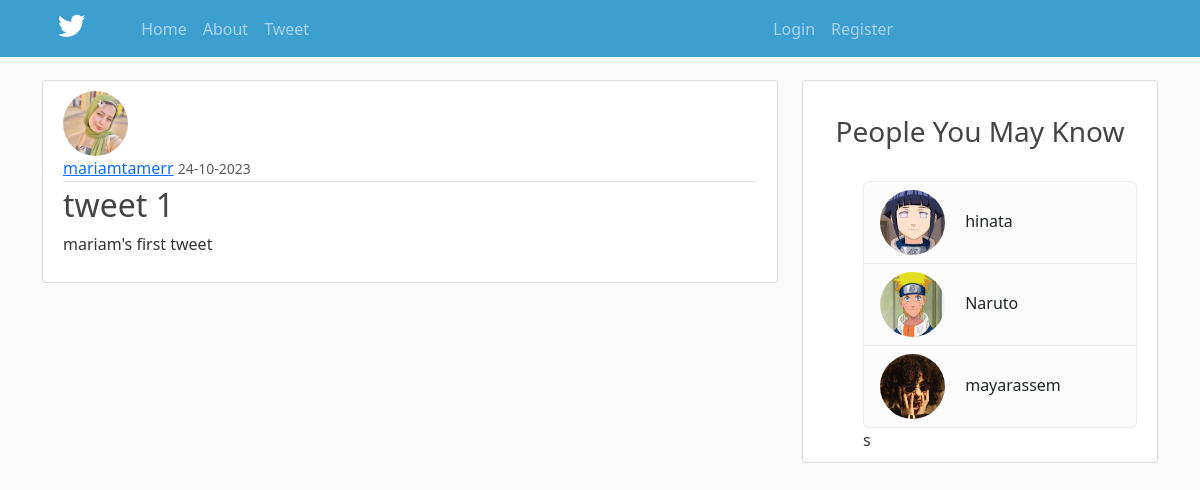
Screenshot of /post/2 with the database file from the repository.
### twitter/models.py (models this page shows, shortened)
class User(db.Model):
    id = db.Column(db.Integer, primary_key=True)
    username = db.Column(db.String(20), unique=True, nullable=False)
    email = db.Column(db.String(120), unique=True, nullable=False)
    password = db.Column(db.String(60), nullable=False)
    image = db.Column(db.String(20), nullable=False, default='default.jpg')
    posts = db.relationship('Post', backref='author', lazy=True)

class Post(db.Model):
    id = db.Column(db.Integer, primary_key=True)
    title = db.Column(db.String(), nullable=True)
    content = db.Column(db.Text, nullable=False)
    user_id = db.Column(db.Integer, db.ForeignKey('user.id'), nullable=True)
    date_posted = db.Column(db.DateTime, nullable=True, default=datetime.utcnow)

### twitter/posts/routes.py (the view)
@posts.route('/post/<int:post_id>', methods=['GET','POST'])
def post(post_id):
    post = Post.query.get_or_404(post_id) #either get it or get error 404 and if it's there then render the following template
    return render_template('post.html', title=post.title, post=post)

### twitter/main/routes.py (called while the page is built)
def random_users():
    g.random_users = User.query.order_by(func.random()).limit(3).all()
    return {'random_users': random_users}

### twitter/templates/post.html (shortened to what this page needs)
{% extends "base.html" %}
 {% block content %}
 <article class="media content-section">
  <img class="rounded-circle article-img" src="{{ url_for('static', filename='images/' + post.author.image) }}" />
    <div class="media-body">
      <div class="article-metadata">
        <a class="mr-2" href="{{ url_for('users.user_posts' , username=post.author.username) }}">{{ post.author.username }}</a>
        <small class="text-muted">{{ post.date_posted.strftime('%d-%m-%Y') }}</small>
      </div>
      <h2>{{ post.title }}</h2>
      <p class="article-content">{{ post.content }}</p>
    </div>
  </article>
{% endblock content %}

### twitter/templates/base.html (shortened to what this page needs)
<!DOCTYPE html>
<html>
  <head>
    <link rel="stylesheet" href="https://cdn.jsdelivr.net/npm/bootstrap@5.3.2/dist/css/bootstrap.rtl.min.css">
    <link rel="stylesheet" type="text/css" href="{{url_for('static',filename='main.css')}}">
    <link rel="stylesheet" href="https://cdnjs.cloudflare.com/ajax/libs/font-awesome/6.4.2/css/all.min.css">
    <link rel="stylesheet" href="https://cdnjs.cloudflare.com/ajax/libs/font-awesome/6.4.2/css/brands.min.css">
    <link rel="stylesheet" href="https://cdnjs.cloudflare.com/ajax/libs/font-awesome/6.4.2/css/solid.min.css">
  </head>
  <body>
<header>
<nav class="navbar navbar-expand-md navbar-dark bg-steel fixed-top">
    <div class="container">
      <a class="navbar-brand mr-4" href="/"> <i class="fa-brands fa-twitter" style='font-size: 1.7rem'></i></a>
      <div class="collapse navbar-collapse" id="navbarToggle ">
        <div class="navbar-nav mr-auto mx-5">
          <a class="nav-item nav-link" href="{{ url_for('main.home') }}">Home</a>
          <a class="nav-item nav-link" href="{{ url_for('main.about') }}">About</a>
          <a class="nav-item nav-link" href="{{ url_for('posts.new_post') }}">Tweet</a>
        </div>
        <div class="navbar-nav" style="margin-left:25rem">
         {% if current_user.is_authenticated %}
           <a class="nav-item nav-link" href="{{ url_for('users.account') }}">{{current_user.username}}</a>
           <a class="nav-item nav-link" href="{{ url_for('users.logout' ) }}"> Logout </a>
         {% else %}
          <a class="nav-item nav-link" href="{{ url_for('users.login') }}">Login</a>
          <a class="nav-item nav-link" href="{{ url_for('users.register') }}">Register</a>
         {% endif %}
        </div>
      </div>
    </div>
  </nav>
</header>
<main role="main" class="container">
    <div class="row">
      <div class="col-md-8">
        {% block content %}{% endblock %}
      </div>
      <div class="col-md-4">
        <div class="content-section">
          <br>
          <h3 class="text-center">People You May Know</h3> <br>
          <ul class="list-group">
            {% for user in g.random_users %}
            <li class="list-group-item list-group-item-light">
              <img src="{{ url_for('static', filename='images/' + user.image) }}" alt="{{ user.username }}" class="rounded-circle article-img">
              <a href="{{ url_for('users.user_posts' , username=user.username) }}" class="text-decoration-none text-dark">  {{ user.username }} </a>
            </li>
            {% endfor %}s
        </ul>
        </div>
      </div>
    </div>
  </main>
  </body>
</html>

### twitter/static/main.css (style rules this page uses)
body { background: #fafafa; color: #333333; margin-top: 5rem; }
h1, h2, h3, h4, h5, h6 { color: #444444; }
.bg-steel { background-color: #3d9fcf; }
.content-section { background: #ffffff; padding: 10px 20px; border: 1px solid #dddddd; border-radius: 3px; margin-bottom: 20px; }
.article-content { white-space: pre-line; }
.article-img { height: 65px; width: 65px; margin-right: 16px; }
.article-metadata { padding-bottom: 1px; margin-bottom: 4px; border-bottom: 1px solid #e3e3e3 }

### rows the page displays
User: image (picture), author.username "mariamtamerr"
Post: date_posted "24-10-2023", title "tweet 1", content "mariam's first tweet"
User: image+username (picture), username "hinata"
User: image (picture), username "Naruto"
User: image (picture), username "mayarassem"
